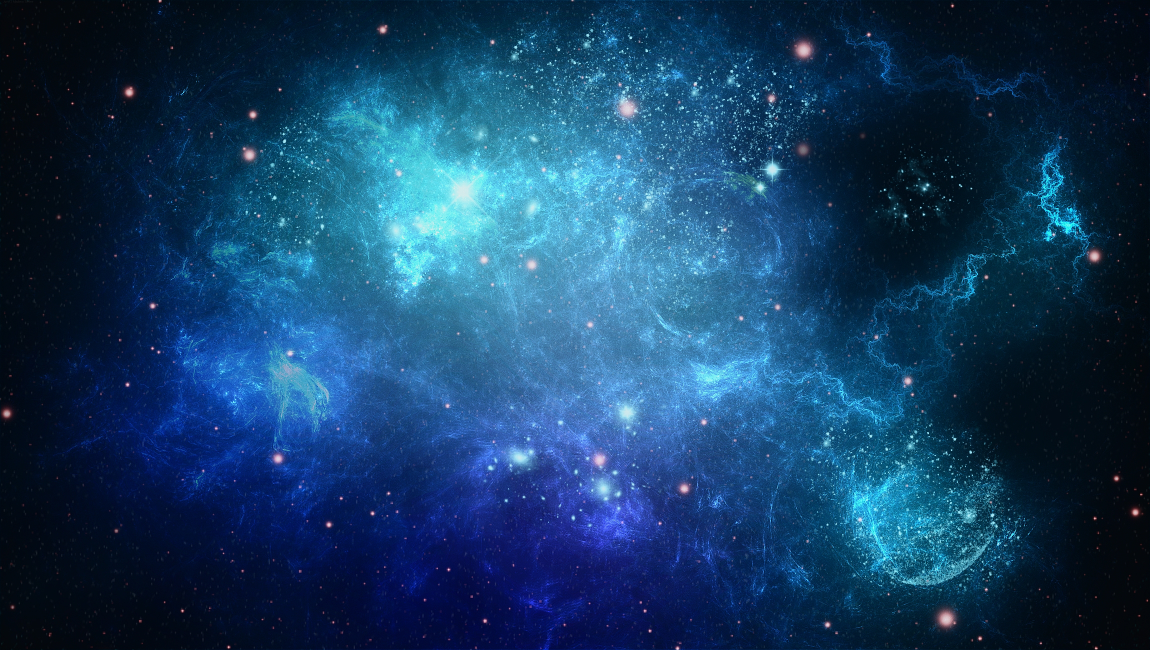
#> input picture testing/models/space_background.jpg, 2300 x 1300 px, found by its file name (shown at 1/2 size)
$ python logpolar2.py
#> lines starting #> are read from the running program, lines starting #| are printed output that depends on the picture
#!/usr/bin/env python

'''
plots image as logPolar and linearPolar

Usage:
    logpolar.py

Keys:
    ESC    - exit
'''

# Python 2/3 compatibility
from __future__ import print_function

import cv2

if __name__ == '__main__':
    print(__doc__)

    import sys
    try:
        fn = sys.argv[1]
    except IndexError:
        #fn = '../data/fruits.jpg'
        fn = '../data/space_background.jpg'

    img = cv2.imread(fn)
#> img is the input picture: shape (1300, 2300, 3); mean B, G, R 97.6, 60.7, 21.1
    if img is None:
        print('Failed to load image file:', fn)
        sys.exit(1)

    #img2 = cv2.logPolar(img, (img.shape[0]/2, img.shape[1]/2), 40, cv2.WARP_FILL_OUTLIERS)
    iter_range=10
    import time
    start_ts=time.time()
    for iter in range(iter_range):
        img3 = cv2.linearPolar(img, (img.shape[0]/2, img.shape[1]/2), 320, cv2.WARP_FILL_OUTLIERS)
#> this loop made 10 passes
#> pass 1, `img3 = cv2.linearPolar(img, (img.shape[0]/2, img.shape[1]/2), 320, cv2..`:
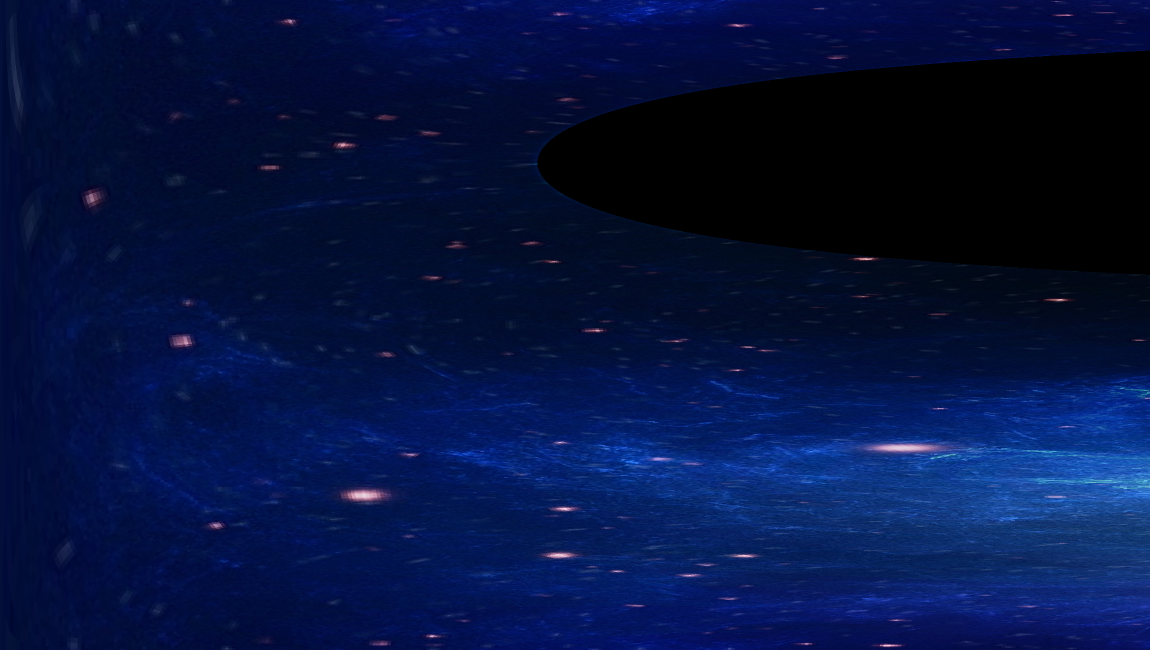
#> img3: shape (1300, 2300, 3) (shown at 1/2 size); mean B, G, R 64.4, 18.6, 4.1
    print("fps: "+str(iter_range/(time.time()-start_ts)))

    cv2.imwrite('../data/zz_test.jpg',img3)

    #cv2.imshow('before', img)
    #cv2.imshow('logpolar', img2)
    cv2.imshow('linearpolar', img3)

    cv2.waitKey(0)
